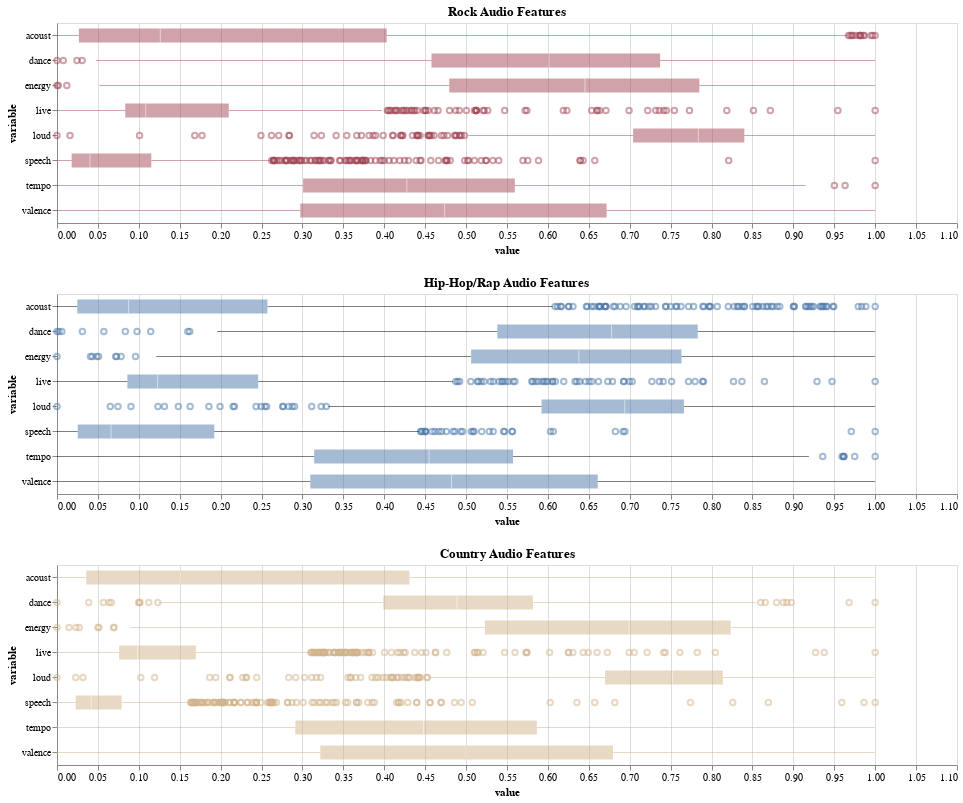

The code cell stored with this chart in its notebook:
### Code cell
af

### Figure 1 — Vega-Lite specification as saved in the notebook (floating-point values rounded to 4 significant figures; data arrays with more than 128 entries replaced by an {"elided": "..."} marker saying what was removed)
{"config": {"view": {"continuousWidth": 400, "continuousHeight": 300}}, "vconcat": [{"data": {"name": "data-7f467803528585ab8217de6b9a4e63fa"}, "mark": {"type": "boxplot", "color": "#a24857", "opacity": 0.5}, "encoding": {"x": {"type": "quantitative", "field": "value"}, "y": {"type": "nominal", "field": "variable"}}, "height": 200, "title": "Rock Audio Features", "width": 900}, {"data": {"name": "data-12011687f8d7044aa0abf9eae8a38ea5"}, "mark": {"type": "boxplot", "opacity": 0.5}, "encoding": {"x": {"type": "quantitative", "field": "value"}, "y": {"type": "nominal", "field": "variable"}}, "height": 200, "title": "Hip-Hop/Rap Audio Features", "width": 900}, {"data": {"name": "data-55c19007ba1f85c80f5b08ab4fcdff02"}, "mark": {"type": "boxplot", "color": "#D2B48C", "opacity": 0.5}, "encoding": {"x": {"type": "quantitative", "field": "value"}, "y": {"type": "nominal", "field": "variable"}}, "height": 200, "title": "Country Audio Features", "width": 900}], "$schema": "https://vega.github.io/schema/vega-lite/v4.8.1.json", "datasets": {"data-7f467803528585ab8217de6b9a4e63fa": {"elided": "8528 records"}, "data-12011687f8d7044aa0abf9eae8a38ea5": {"elided": "8032 records"}, "data-55c19007ba1f85c80f5b08ab4fcdff02": {"elided": "8120 records"}}}
